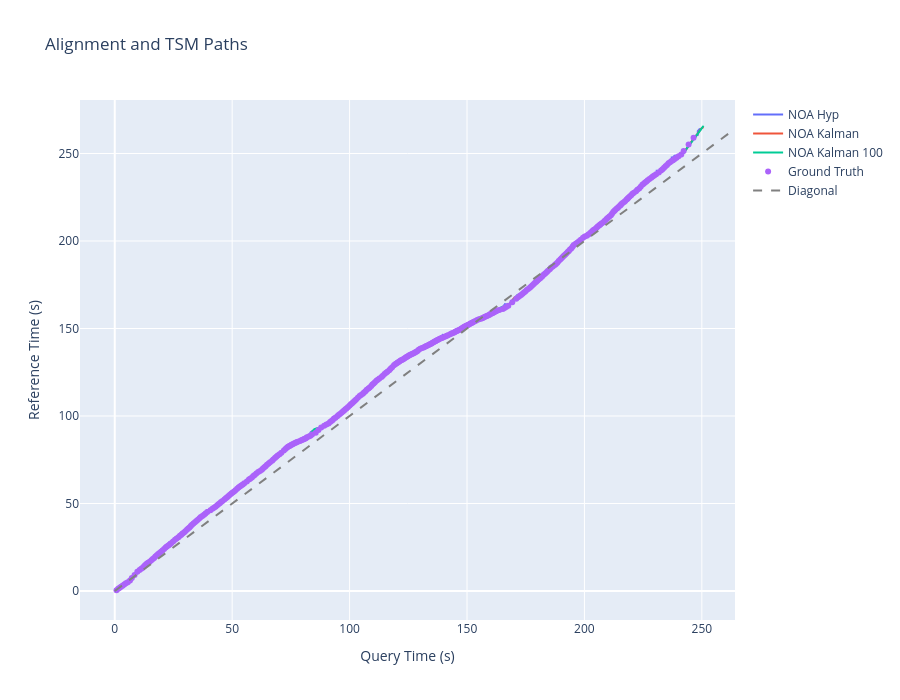

Notebook code for this chart:
### Code cell
fig = go.Figure()
fig.update_layout(
    title='Alignment and TSM Paths',
    xaxis_title='Query Time (s)',
    yaxis_title='Reference Time (s)',
    width=900,
    height=700
)
fig.add_trace(go.Scatter(
    x=results.get_noa_path()[0, :], y=results.get_noa_path()[1, :], mode='lines', name='NOA Hyp'
))
fig.add_trace(go.Scatter(
    x=results.get_path()[0, :], y=results.get_path()[1, :], mode='lines', name='NOA Kalman'
))
fig.add_trace(go.Scatter(
    x=results100.get_path()[0, :], y=results100.get_path()[1, :], mode='lines', name='NOA Kalman 100'
))
fig.add_trace(go.Scatter(
    x=gt[0], y=gt[1], mode='markers', name='Ground Truth'
))
# Check bounds of noa_hyp[0] and [1] for diagonal plotting
x_min = min(np.min(noa_hyp[0]), np.min(noa_hyp[1]))
x_max = max(np.max(noa_hyp[0]), np.max(noa_hyp[1]))
fig.add_trace(go.Scatter(
    x=[x_min, x_max],
    y=[x_min, x_max],
    mode='lines',
    name='Diagonal',
    line=dict(dash='dash', color='grey')
))

fig.show()

### Figure 1 — Plotly figure (JSON) as saved in the notebook; plotly's stock layout.template omitted (floating-point values rounded to 4 significant figures; data arrays with more than 128 entries replaced by an {"elided": "..."} marker saying what was removed)
{"data": [{"mode": "lines", "name": "NOA Hyp", "type": "scatter", "x": {"elided": "10753 float values"}, "y": {"elided": "10753 float values"}}, {"mode": "lines", "name": "NOA Kalman", "type": "scatter", "x": {"elided": "10802 float values"}, "y": {"elided": "10802 float values"}}, {"mode": "lines", "name": "NOA Kalman 100", "type": "scatter", "x": {"elided": "10802 float values"}, "y": {"elided": "10802 float values"}}, {"mode": "markers", "name": "Ground Truth", "type": "scatter", "x": {"elided": "396 float values"}, "y": {"elided": "396 float values"}}, {"line": {"color": "grey", "dash": "dash"}, "mode": "lines", "name": "Diagonal", "type": "scatter", "x": [0, 264.1], "y": [0, 264.1]}], "layout": {"height": 700, "title": {"text": "Alignment and TSM Paths"}, "width": 900, "xaxis": {"title": {"text": "Query Time (s)"}}, "yaxis": {"title": {"text": "Reference Time (s)"}}}}
